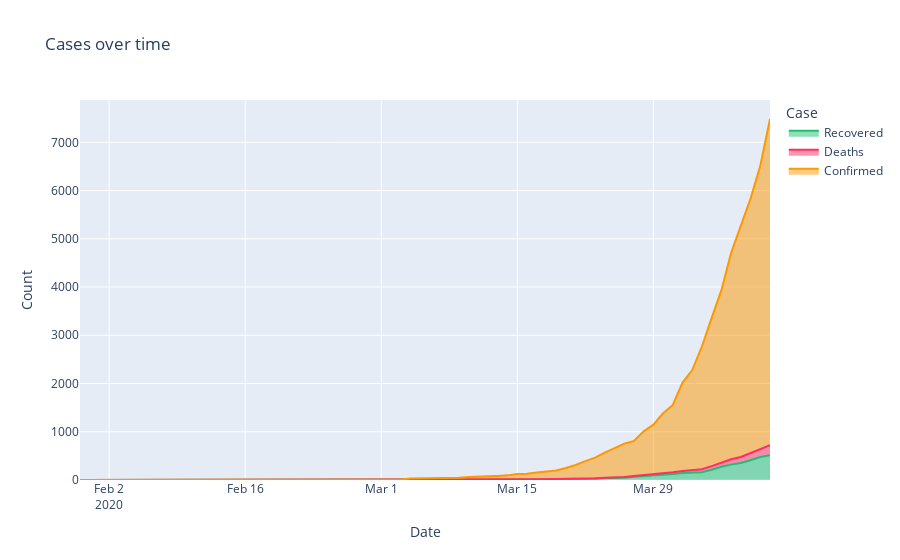

The cell this chart's notebook holds for it:
### Markdown cell above
### Reported Confirmed, Deaths and Recovered cases over time...

### Code cell
temp = date_wise_data.melt(id_vars="Date", value_vars=['Recovered', 'Deaths', 'Confirmed'],
                 var_name='Case', value_name='Count')
# temp.head()

fig = px.area(temp, x="Date", y="Count", color='Case',title='Cases over time', color_discrete_sequence = [rec, dth, act])
fig.show()
